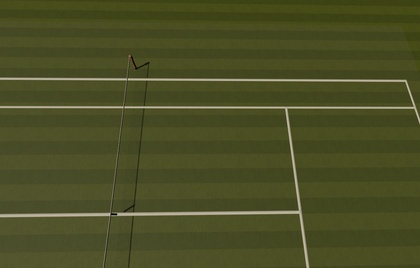
%> input picture algorithm/frame_xor/no_tennis_l.jpg, 420 x 268 px, shrunk from 1504 x 960 before the run; the run also reads 2 pictures not shown here
$ octave xor_test.m   (GNU Octave 9; MATLAB toolbox functions it lacks are replaced by stand-ins)
%> lines starting %> are read from the running program, lines starting %| are printed output that depends on the picture; in (x1, y1, x2, y2) boxes, pixels count from 0 and x2, y2 are one past the last pixel; in counts of white or black regions, pixels touching at a corner belong together; the program's own positions count from 1
### algorithm/frame_xor/linear_hough.m
function linear_hough(processed, img)
    % img = imread("tennis.jpg");

    % gray = rgb2gray(img);
    %
    % sobel = edge(gray);

    sobel = processed;

    [rows, columns] = size(sobel);

    row_accumulator = zeros(columns, 1);
    column_accumulator = zeros(rows, 1);

    for row = 1:rows
        for column = 1:columns
            pixel = sobel(row, column);
            if pixel == 1
                disp(string(row) + " " + string(column))
                next_column = column + 1;
                next_pixel = sobel(row, next_column);
                while next_pixel == 0 && next_column < columns
                    next_column = next_column + 1;
                    next_pixel = sobel(row, next_column);
                end

                if next_pixel == 1
                    centroid_x = (column + next_column)/2;
                    row_accumulator(round(centroid_x)) = row_accumulator(round(centroid_x)) + 1;
                end
            end
        end
    end

    figure
    plot(row_accumulator)

    for column = 1:columns
        for row = 1:rows
            pixel = sobel(row, column);
            if pixel == 1
                disp(string(row) + " " + string(column))
                next_row = row + 1;
                next_pixel = sobel(next_row, column);
                while next_pixel == 0 && next_row < rows
                    next_row = next_row + 1;
                    next_pixel = sobel(next_row, column);
                end

                if next_pixel == 1
                    centroid_y = (row + next_row)/2;
                    column_accumulator(round(centroid_y)) = column_accumulator(round(centroid_y)) + 1;
                end
            end
        end
    end

    figure
    plot(column_accumulator)


    [val, I] = max(row_accumulator);
    x = I;

    [val, I] = max(column_accumulator);
    y = I;

    range = [1 50];
    radii = zeros(range(2)-range(1), 1);

    for row = 1:rows
        for column = 1:column
            pixel = sobel(row, column);
            if pixel == 1
                distance = round(sqrt((column-x)^2 + (row-y)^2));
                if distance >= range(1) && distance <= range(2)
                    idx = round(distance  - range(1)) + 1;
                    radii(idx) = radii(idx) + 1;
                end
            end
        end
    end

    figure
    plot(radii)

    [val, idx] = max(radii);
    radius = idx + range(1);

    figure
    imshow(img);
    viscircles([x y], radius);
end

### algorithm/frame_xor/xor_test.m
base_l = imread("no_tennis_l.jpg");
%> base_l is the input picture: size 268x420x3 uint8; mean R, G, B 75.1, 78.2, 37.6
base_r = imread("no_tennis_r.jpg");
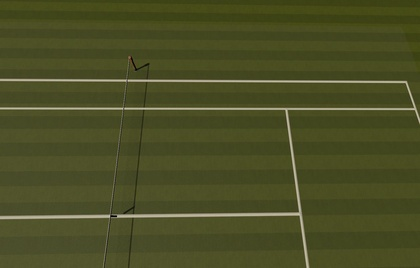
%> input picture algorithm/frame_xor/no_tennis_r.jpg, 420 x 268 px, shrunk from 1504 x 960 before the run
%> base_r is the input picture: size 268x420x3 uint8; mean R, G, B 75, 78.2, 37.6

g_l = toGray(base_l);
g_r = toGray(base_r);

[rows, columns] = size(g_l);
%> rows = 268; columns = 420

% base_diff = takeDiff(g_l, g_r, rows, columns);


% imshow(base_diff)

img_l = toGray(imread("tennis_l_2.jpg"));
img_r = toGray(imread("tennis_r_2.jpg"));

% [8 lines of commented-out code are left out]

diff_l = takeDiff(g_l, img_l, rows, columns);
diff_r = takeDiff(g_r, img_r, rows, columns);

linear_hough(diff_l > 20, img_l);
%> in linear_hough, `sobel = processed;`:
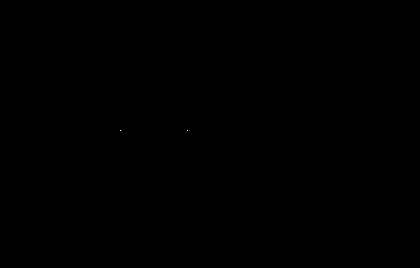
%> sobel: size 268x420 logical; 0% white in thin lines or dots, all inside (x1, y1, x2, y2) = (120, 130, 188, 131)
%> after the loop in linear_hough, `for row = 1:rows`: centroid_x = 154.5; next_column = 420; next_pixel = false; row_accumulator = 420 values, max 1 at index 155, min 0 at index 1, mean 0.00238
%> after the loop in linear_hough, `for column = 1:columns`: column_accumulator = 268 values from 0 to 0; next_row = 268
%> in linear_hough, `plot(column_accumulator)`:
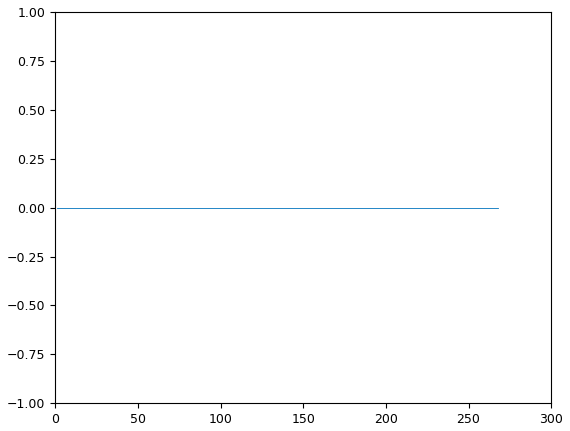
%> figure redrawn from the program's plot data
%> in linear_hough, `[val, I] = max(row_accumulator);`: val = 1; I = 155
%> in linear_hough, `[val, I] = max(column_accumulator);`: val = 0; I = 1
%> after the loop in linear_hough, `for row = 1:rows`: distance = 134; radii = 49 values from 0 to 0
%> in linear_hough, `[val, idx] = max(radii);`: idx = 1
%> in linear_hough, `radius = idx + range(1);`: radius = 2
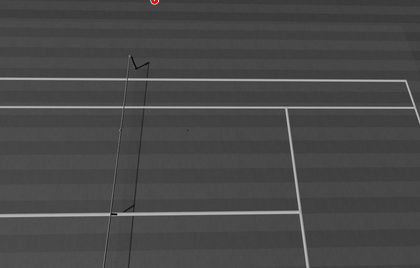
%> figure redrawn from the program's plot data
linear_hough(diff_r > 20, img_r);
%> in linear_hough (call 2), `sobel = processed;`: sobel: size 268x420 logical; 0% white in thin lines or dots, all inside (x1, y1, x2, y2) = (120, 131, 188, 134)
%> after the loop in linear_hough (call 2), `for column = 1:columns`: centroid_y = 133.5; column_accumulator = 268 values, max 1 at index 133, min 0 at index 1, mean 0.00746
%> in linear_hough (call 2), `plot(column_accumulator)`:
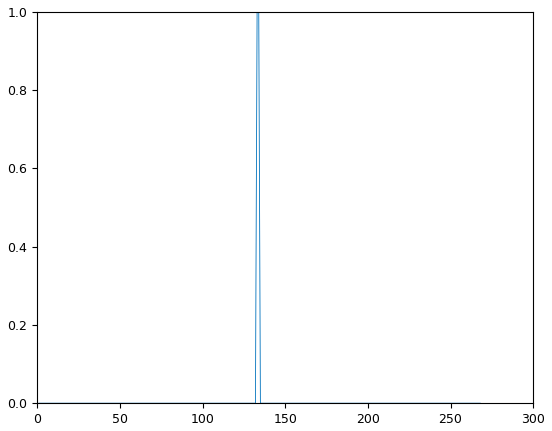
%> figure redrawn from the program's plot data; curve peaks at x = 133, y = 1
%> in linear_hough (call 2), `[val, I] = max(row_accumulator);`: val = 1; I = 155
%> in linear_hough (call 2), `[val, I] = max(column_accumulator);`: I = 133
%> after the loop in linear_hough (call 2), `for row = 1:rows`: distance = 34; radii = 49 values, max 3 at index 34, min 0 at index 1, mean 0.0816
%> in linear_hough (call 2), `plot(radii)`:
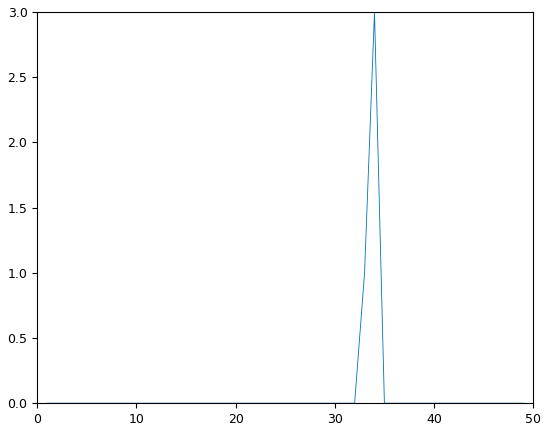
%> figure redrawn from the program's plot data; curve peaks at x = 34, y = 3
%> in linear_hough (call 2), `[val, idx] = max(radii);`: val = 3
%> in linear_hough (call 2), `radius = idx + range(1);`: radius = 35
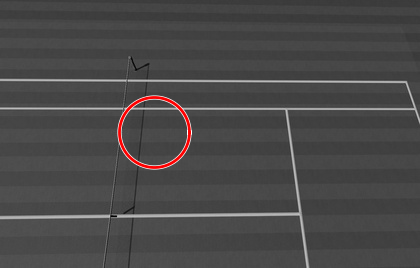
%> figure redrawn from the program's plot data

% [16 lines of commented-out code are left out]


function results = toGray(img)
    results = rgb2gray(img);
end

function results = takeDiff(left, right, rows, columns)
    diff = zeros(rows, columns);

    for row = 1:rows
        for column =  1:columns
            % diff(row, column) = bitxor(left(row, column), right(row, column), 'uint8');
            diff(row, column) = abs(left(row, column) - right(row, column));
        end
    end

    results = diff;
end

function imshowlimited(img, thresh)
    imshow(img > thresh);
end
